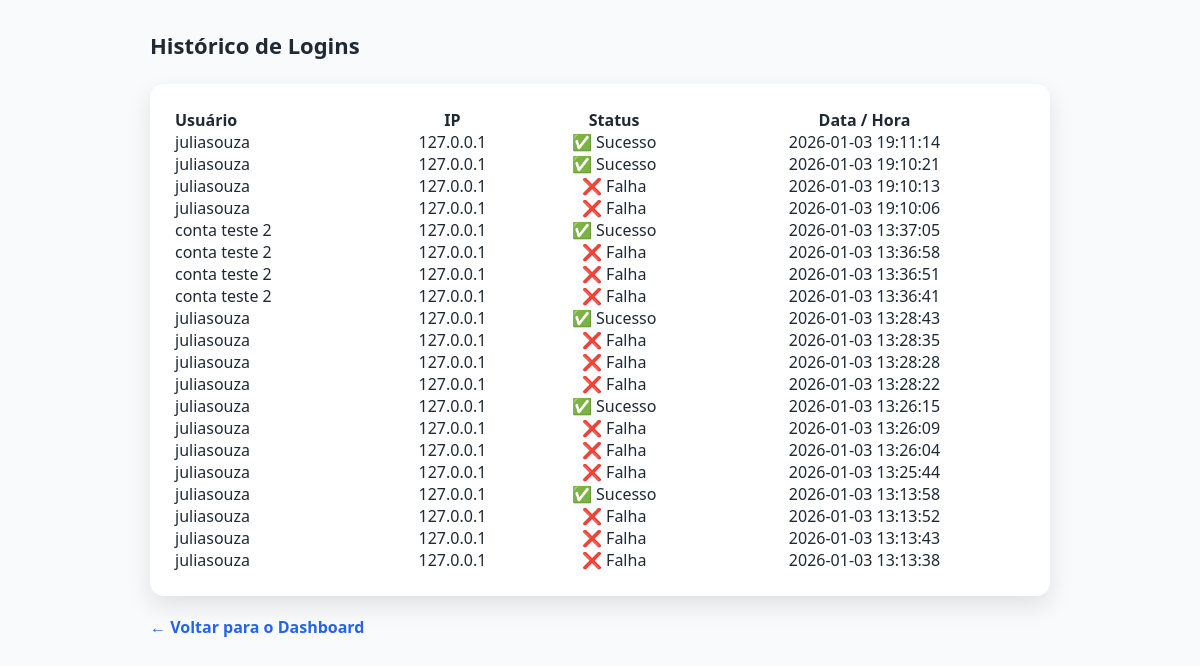
Screenshot of /logs (signed in) with the database file from the repository.
### tables this page shows
CREATE TABLE login_logs (
            id INTEGER PRIMARY KEY AUTOINCREMENT,
            username TEXT,
            ip TEXT,
            success INTEGER,
            timestamp DATETIME DEFAULT CURRENT_TIMESTAMP
        );

### app.py (the view)
@app.route("/logs")
def logs():
    if "user" not in session:
        return redirect("/")
    conn = get_db()
    cursor = conn.cursor()
    cursor.execute("SELECT * FROM login_logs ORDER BY timestamp DESC LIMIT 20")
    logs = cursor.fetchall()
    conn.close()
    return render_template("logs.html", logs=logs)

### app.py (called while the page is built)
@app.context_processor
def inject_session_timer():
    if "user" in session:
        remaining = int(app.permanent_session_lifetime.total_seconds())
        return dict(session_time=remaining)
    return dict(session_time=0)

def get_db():
    conn = sqlite3.connect(DATABASE)
    conn.row_factory = sqlite3.Row
    return conn

### templates/logs.html (shortened to what this page needs)
{% extends "base.html" %}
{% block content %}
<div class="main-content">
    <div class="dashboard">
        <div class="dashboard-header">
            <h2>Histórico de Logins</h2>
        </div>
        <div class="card-info">
            <table style="width:100%; border-collapse: collapse;">
                <thead>
                    <tr>
                        <th style="text-align:left;">Usuário</th>
                        <th>IP</th>
                        <th>Status</th>
                        <th>Data / Hora</th>
                    </tr>
                </thead>
                <tbody>
                    {% for log in logs %}
                    <tr>
                        <td>{{ log["username"] }}</td>
                        <td style="text-align:center;">{{ log["ip"] }}</td>
                        <td style="text-align:center;">
                            {% if log["success"] %}
                                ✅ Sucesso
                            {% else %}
                                ❌ Falha
                            {% endif %}
                        </td>
                        <td style="text-align:center;">{{ log["timestamp"] }}</td>
                    </tr>
                    {% endfor %}
                </tbody>
            </table>
        </div>
        <div style="margin-top:20px;">
            <a href="/dashboard" class="logout">← Voltar para o Dashboard</a>
        </div>
    </div>
</div>
{% endblock %}

### templates/base.html (shortened to what this page needs)
<!DOCTYPE html>
<html lang="pt-br">
<head>
    <link rel="stylesheet" href="{{ url_for('static', filename='css/style.css') }}">
</head>
<body class="{{ 'dark' if theme == 'dark' else '' }}">
    {% block content %}{% endblock %}
</body>
</html>

### static/css/style.css (style rules this page uses)
:root { --primary: #2563eb; --primary-dark: #1e40af; --background: #f8fafc; --text: #1f2933; --muted: #6b7280; }
* { margin: 0; padding: 0; box-sizing: border-box; font-family: 'Segoe UI', Tahoma, sans-serif; }
body { min-height: 100vh; background: var(--background); color: var(--text); transition: all 0.25s ease; }
.logout { color: var(--primary); text-decoration: none; font-weight: 600; }
.main-content { padding: 30px; }
.dashboard { max-width: 900px; margin: auto; }
.dashboard-header { margin-bottom: 24px; }
.dashboard-header h2 { font-size: 22px; font-weight: 600; }
.card-info { background: white; padding: 25px; border-radius: 14px; box-shadow: 0 10px 25px rgba(0,0,0,0.1); transition: all 0.25s ease; }

### rows the page displays
login_logs: username "juliasouza", ip "127.0.0.1", success "✅ Sucesso", timestamp "2026-01-03 19:11:14"
login_logs: username "juliasouza", ip "127.0.0.1", success "✅ Sucesso", timestamp "2026-01-03 19:10:21"
login_logs: username "juliasouza", ip "127.0.0.1", success "❌ Falha", timestamp "2026-01-03 19:10:13"
login_logs: username "juliasouza", ip "127.0.0.1", success "❌ Falha", timestamp "2026-01-03 19:10:06"
login_logs: username "conta teste 2", ip "127.0.0.1", success "✅ Sucesso", timestamp "2026-01-03 13:37:05"
login_logs: username "conta teste 2", ip "127.0.0.1", success "❌ Falha", timestamp "2026-01-03 13:36:58"
login_logs: username "conta teste 2", ip "127.0.0.1", success "❌ Falha", timestamp "2026-01-03 13:36:51"
login_logs: username "conta teste 2", ip "127.0.0.1", success "❌ Falha", timestamp "2026-01-03 13:36:41"
login_logs: username "juliasouza", ip "127.0.0.1", success "✅ Sucesso", timestamp "2026-01-03 13:28:43"
login_logs: username "juliasouza", ip "127.0.0.1", success "❌ Falha", timestamp "2026-01-03 13:28:35"
login_logs: username "juliasouza", ip "127.0.0.1", success "❌ Falha", timestamp "2026-01-03 13:28:28"
login_logs: username "juliasouza", ip "127.0.0.1", success "❌ Falha", timestamp "2026-01-03 13:28:22"
login_logs: username "juliasouza", ip "127.0.0.1", success "✅ Sucesso", timestamp "2026-01-03 13:26:15"
login_logs: username "juliasouza", ip "127.0.0.1", success "❌ Falha", timestamp "2026-01-03 13:26:09"
login_logs: username "juliasouza", ip "127.0.0.1", success "❌ Falha", timestamp "2026-01-03 13:26:04"
login_logs: username "juliasouza", ip "127.0.0.1", success "❌ Falha", timestamp "2026-01-03 13:25:44"
login_logs: username "juliasouza", ip "127.0.0.1", success "✅ Sucesso", timestamp "2026-01-03 13:13:58"
login_logs: username "juliasouza", ip "127.0.0.1", success "❌ Falha", timestamp "2026-01-03 13:13:52"
login_logs: username "juliasouza", ip "127.0.0.1", success "❌ Falha", timestamp "2026-01-03 13:13:43"
login_logs: username "juliasouza", ip "127.0.0.1", success "❌ Falha", timestamp "2026-01-03 13:13:38"
